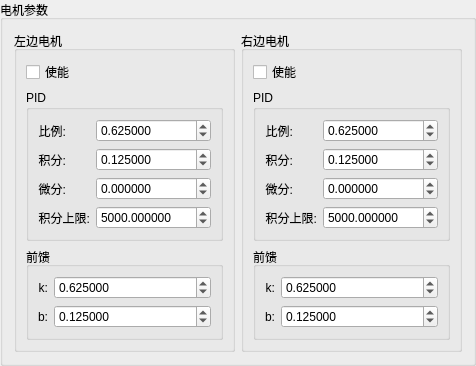
        <widget class="QGroupBox" name="groupBox_21">
         <property name="title">
          <string>电机参数</string>
         </property>
         <layout class="QHBoxLayout" name="horizontalLayout_5">
          <item>
           <widget class="QGroupBox" name="groupBox_3">
            <property name="title">
             <string>左边电机</string>
            </property>
            <layout class="QVBoxLayout" name="verticalLayout_4">
             <item>
              <widget class="QCheckBox" name="checkBox_left_motor_enable">
               <property name="text">
                <string>使能</string>
               </property>
              </widget>
             </item>
             <item>
              <widget class="QGroupBox" name="groupBox_6">
               <property name="title">
                <string>PID</string>
               </property>
               <layout class="QFormLayout" name="formLayout_2">
                <item row="1" column="0">
                 <widget class="QLabel" name="label_24">
                  <property name="sizePolicy">
                   <sizepolicy hsizetype="Preferred" vsizetype="Preferred">
                    <horstretch>0</horstretch>
                    <verstretch>0</verstretch>
                   </sizepolicy>
                  </property>
                  <property name="text">
                   <string>比例:</string>
                  </property>
                  <property name="alignment">
                   <set>Qt::AlignRight|Qt::AlignTrailing|Qt::AlignVCenter</set>
                  </property>
                 </widget>
                </item>
                <item row="1" column="1">
                 <widget class="QDoubleSpinBox" name="doubleSpinBox_left_motor_p">
                  <property name="sizePolicy">
                   <sizepolicy hsizetype="Preferred" vsizetype="Fixed">
                    <horstretch>0</horstretch>
                    <verstretch>0</verstretch>
                   </sizepolicy>
                  </property>
                  <property name="decimals">
                   <number>6</number>
                  </property>
                  <property name="minimum">
                   <double>-99999999.000000000000000</double>
                  </property>
                  <property name="maximum">
                   <double>99999999.000000000000000</double>
                  </property>
                  <property name="value">
                   <double>0.625000000000000</double>
                  </property>
                 </widget>
                </item>
                <item row="2" column="0">
                 <widget class="QLabel" name="label_22">
                  <property name="sizePolicy">
                   <sizepolicy hsizetype="Preferred" vsizetype="Preferred">
                    <horstretch>0</horstretch>
                    <verstretch>0</verstretch>
                   </sizepolicy>
                  </property>
                  <property name="text">
                   <string>积分:</string>
                  </property>
                  <property name="alignment">
                   <set>Qt::AlignRight|Qt::AlignTrailing|Qt::AlignVCenter</set>
                  </property>
                 </widget>
                </item>
                <item row="2" column="1">
                 <widget class="QDoubleSpinBox" name="doubleSpinBox_left_motor_i">
                  <property name="sizePolicy">
                   <sizepolicy hsizetype="Preferred" vsizetype="Fixed">
                    <horstretch>0</horstretch>
                    <verstretch>0</verstretch>
                   </sizepolicy>
                  </property>
                  <property name="decimals">
                   <number>6</number>
                  </property>
                  <property name="minimum">
                   <double>-99999999.000000000000000</double>
                  </property>
                  <property name="maximum">
                   <double>99999999.000000000000000</double>
                  </property>
                  <property name="value">
                   <double>0.125000000000000</double>
                  </property>
                 </widget>
                </item>
                <item row="3" column="0">
                 <widget class="QLabel" name="label_23">
                  <property name="sizePolicy">
                   <sizepolicy hsizetype="Preferred" vsizetype="Preferred">
                    <horstretch>0</horstretch>
                    <verstretch>0</verstretch>
                   </sizepolicy>
                  </property>
                  <property name="text">
                   <string>微分:</string>
                  </property>
                  <property name="alignment">
                   <set>Qt::AlignRight|Qt::AlignTrailing|Qt::AlignVCenter</set>
                  </property>
                 </widget>
                </item>
                <item row="3" column="1">
                 <widget class="QDoubleSpinBox" name="doubleSpinBox_left_motor_d">
                  <property name="sizePolicy">
                   <sizepolicy hsizetype="Preferred" vsizetype="Fixed">
                    <horstretch>0</horstretch>
                    <verstretch>0</verstretch>
                   </sizepolicy>
                  </property>
                  <property name="decimals">
                   <number>6</number>
                  </property>
                  <property name="minimum">
                   <double>-99999999.000000000000000</double>
                  </property>
                  <property name="maximum">
                   <double>99999999.000000000000000</double>
                  </property>
                 </widget>
                </item>
                <item row="4" column="0">
                 <widget class="QLabel" name="label_21">
                  <property name="sizePolicy">
                   <sizepolicy hsizetype="Preferred" vsizetype="Preferred">
                    <horstretch>0</horstretch>
                    <verstretch>0</verstretch>
                   </sizepolicy>
                  </property>
                  <property name="text">
                   <string>积分上限:</string>
                  </property>
                  <property name="alignment">
                   <set>Qt::AlignRight|Qt::AlignTrailing|Qt::AlignVCenter</set>
                  </property>
                 </widget>
                </item>
                <item row="4" column="1">
                 <widget class="QDoubleSpinBox" name="doubleSpinBox_left_motor_max_total_i">
                  <property name="sizePolicy">
                   <sizepolicy hsizetype="Preferred" vsizetype="Fixed">
                    <horstretch>0</horstretch>
                    <verstretch>0</verstretch>
                   </sizepolicy>
                  </property>
                  <property name="decimals">
                   <number>6</number>
                  </property>
                  <property name="minimum">
                   <double>-99999999.000000000000000</double>
                  </property>
                  <property name="maximum">
                   <double>99999999.000000000000000</double>
                  </property>
                  <property name="value">
                   <double>5000.000000000000000</double>
                  </property>
                 </widget>
                </item>
               </layout>
              </widget>
             </item>
             <item>
              <widget class="QGroupBox" name="groupBox_7">
               <property name="title">
                <string>前馈</string>
               </property>
               <layout class="QFormLayout" name="formLayout_3">
                <item row="0" column="0">
                 <widget class="QLabel" name="label_25">
                  <property name="sizePolicy">
                   <sizepolicy hsizetype="Preferred" vsizetype="Preferred">
                    <horstretch>0</horstretch>
                    <verstretch>0</verstretch>
                   </sizepolicy>
                  </property>
                  <property name="text">
                   <string>k:</string>
                  </property>
                  <property name="alignment">
                   <set>Qt::AlignRight|Qt::AlignTrailing|Qt::AlignVCenter</set>
                  </property>
                 </widget>
                </item>
                <item row="0" column="1">
                 <widget class="QDoubleSpinBox" name="doubleSpinBox_left_motor_k">
                  <property name="sizePolicy">
                   <sizepolicy hsizetype="Preferred" vsizetype="Fixed">
                    <horstretch>0</horstretch>
                    <verstretch>0</verstretch>
                   </sizepolicy>
                  </property>
                  <property name="decimals">
                   <number>6</number>
                  </property>
                  <property name="minimum">
                   <double>-99999999.000000000000000</double>
                  </property>
                  <property name="maximum">
                   <double>99999999.000000000000000</double>
                  </property>
                  <property name="value">
                   <double>0.625000000000000</double>
                  </property>
                 </widget>
                </item>
                <item row="1" column="0">
                 <widget class="QLabel" name="label_26">
                  <property name="sizePolicy">
                   <sizepolicy hsizetype="Preferred" vsizetype="Preferred">
                    <horstretch>0</horstretch>
                    <verstretch>0</verstretch>
                   </sizepolicy>
                  </property>
                  <property name="text">
                   <string>b:</string>
                  </property>
                  <property name="alignment">
                   <set>Qt::AlignRight|Qt::AlignTrailing|Qt::AlignVCenter</set>
                  </property>
                 </widget>
                </item>
                <item row="1" column="1">
                 <widget class="QDoubleSpinBox" name="doubleSpinBox_left_motor_b">
                  <property name="sizePolicy">
                   <sizepolicy hsizetype="Preferred" vsizetype="Fixed">
                    <horstretch>0</horstretch>
                    <verstretch>0</verstretch>
                   </sizepolicy>
                  </property>
                  <property name="decimals">
                   <number>6</number>
                  </property>
                  <property name="minimum">
                   <double>-99999999.000000000000000</double>
                  </property>
                  <property name="maximum">
                   <double>99999999.000000000000000</double>
                  </property>
                  <property name="value">
                   <double>0.125000000000000</double>
                  </property>
                 </widget>
                </item>
               </layout>
              </widget>
             </item>
            </layout>
           </widget>
          </item>
          <item>
           <widget class="QGroupBox" name="groupBox_8">
            <property name="title">
             <string>右边电机</string>
            </property>
            <layout class="QVBoxLayout" name="verticalLayout_5">
             <item>
              <widget class="QCheckBox" name="checkBox_right_motor_enable">
               <property name="text">
                <string>使能</string>
               </property>
              </widget>
             </item>
             <item>
              <widget class="QGroupBox" name="groupBox_17">
               <property name="title">
                <string>PID</string>
               </property>
               <layout class="QFormLayout" name="formLayout_4">
                <item row="1" column="0">
                 <widget class="QLabel" name="label_27">
                  <property name="sizePolicy">
                   <sizepolicy hsizetype="Preferred" vsizetype="Preferred">
                    <horstretch>0</horstretch>
                    <verstretch>0</verstretch>
                   </sizepolicy>
                  </property>
                  <property name="text">
                   <string>比例:</string>
                  </property>
                  <property name="alignment">
                   <set>Qt::AlignRight|Qt::AlignTrailing|Qt::AlignVCenter</set>
                  </property>
                 </widget>
                </item>
                <item row="1" column="1">
                 <widget class="QDoubleSpinBox" name="doubleSpinBox_right_motor_p">
                  <property name="sizePolicy">
                   <sizepolicy hsizetype="Preferred" vsizetype="Fixed">
                    <horstretch>0</horstretch>
                    <verstretch>0</verstretch>
                   </sizepolicy>
                  </property>
                  <property name="decimals">
                   <number>6</number>
                  </property>
                  <property name="minimum">
                   <double>-99999999.000000000000000</double>
                  </property>
                  <property name="maximum">
                   <double>99999999.000000000000000</double>
                  </property>
                  <property name="value">
                   <double>0.625000000000000</double>
                  </property>
                 </widget>
                </item>
                <item row="2" column="0">
                 <widget class="QLabel" name="label_28">
                  <property name="sizePolicy">
                   <sizepolicy hsizetype="Preferred" vsizetype="Preferred">
                    <horstretch>0</horstretch>
                    <verstretch>0</verstretch>
                   </sizepolicy>
                  </property>
                  <property name="text">
                   <string>积分:</string>
                  </property>
                  <property name="alignment">
                   <set>Qt::AlignRight|Qt::AlignTrailing|Qt::AlignVCenter</set>
                  </property>
                 </widget>
                </item>
                <item row="2" column="1">
                 <widget class="QDoubleSpinBox" name="doubleSpinBox_right_motor_i">
                  <property name="sizePolicy">
                   <sizepolicy hsizetype="Preferred" vsizetype="Fixed">
                    <horstretch>0</horstretch>
                    <verstretch>0</verstretch>
                   </sizepolicy>
                  </property>
                  <property name="decimals">
                   <number>6</number>
                  </property>
                  <property name="minimum">
                   <double>-99999999.000000000000000</double>
                  </property>
                  <property name="maximum">
                   <double>99999999.000000000000000</double>
                  </property>
                  <property name="value">
                   <double>0.125000000000000</double>
                  </property>
                 </widget>
                </item>
                <item row="3" column="0">
                 <widget class="QLabel" name="label_36">
                  <property name="sizePolicy">
                   <sizepolicy hsizetype="Preferred" vsizetype="Preferred">
                    <horstretch>0</horstretch>
                    <verstretch>0</verstretch>
                   </sizepolicy>
                  </property>
                  <property name="text">
                   <string>微分:</string>
                  </property>
                  <property name="alignment">
                   <set>Qt::AlignRight|Qt::AlignTrailing|Qt::AlignVCenter</set>
                  </property>
                 </widget>
                </item>
                <item row="3" column="1">
                 <widget class="QDoubleSpinBox" name="doubleSpinBox_right_motor_d">
                  <property name="sizePolicy">
                   <sizepolicy hsizetype="Preferred" vsizetype="Fixed">
                    <horstretch>0</horstretch>
                    <verstretch>0</verstretch>
                   </sizepolicy>
                  </property>
                  <property name="decimals">
                   <number>6</number>
                  </property>
                  <property name="minimum">
                   <double>-99999999.000000000000000</double>
                  </property>
                  <property name="maximum">
                   <double>99999999.000000000000000</double>
                  </property>
                 </widget>
                </item>
                <item row="4" column="0">
                 <widget class="QLabel" name="label_37">
                  <property name="sizePolicy">
                   <sizepolicy hsizetype="Preferred" vsizetype="Preferred">
                    <horstretch>0</horstretch>
                    <verstretch>0</verstretch>
                   </sizepolicy>
                  </property>
                  <property name="text">
                   <string>积分上限:</string>
                  </property>
                  <property name="alignment">
                   <set>Qt::AlignRight|Qt::AlignTrailing|Qt::AlignVCenter</set>
                  </property>
                 </widget>
                </item>
                <item row="4" column="1">
                 <widget class="QDoubleSpinBox" name="doubleSpinBox_right_motor_max_total_i">
                  <property name="sizePolicy">
                   <sizepolicy hsizetype="Preferred" vsizetype="Fixed">
                    <horstretch>0</horstretch>
                    <verstretch>0</verstretch>
                   </sizepolicy>
                  </property>
                  <property name="decimals">
                   <number>6</number>
                  </property>
                  <property name="minimum">
                   <double>-99999999.000000000000000</double>
                  </property>
                  <property name="maximum">
                   <double>99999999.000000000000000</double>
                  </property>
                  <property name="value">
                   <double>5000.000000000000000</double>
                  </property>
                 </widget>
                </item>
               </layout>
              </widget>
             </item>
             <item>
              <widget class="QGroupBox" name="groupBox_20">
               <property name="title">
                <string>前馈</string>
               </property>
               <layout class="QFormLayout" name="formLayout_5">
                <item row="0" column="0">
                 <widget class="QLabel" name="label_38">
                  <property name="sizePolicy">
                   <sizepolicy hsizetype="Preferred" vsizetype="Preferred">
                    <horstretch>0</horstretch>
                    <verstretch>0</verstretch>
                   </sizepolicy>
                  </property>
                  <property name="text">
                   <string>k:</string>
                  </property>
                  <property name="alignment">
                   <set>Qt::AlignRight|Qt::AlignTrailing|Qt::AlignVCenter</set>
                  </property>
                 </widget>
                </item>
                <item row="0" column="1">
                 <widget class="QDoubleSpinBox" name="doubleSpinBox_right_motor_k">
                  <property name="sizePolicy">
                   <sizepolicy hsizetype="Preferred" vsizetype="Fixed">
                    <horstretch>0</horstretch>
                    <verstretch>0</verstretch>
                   </sizepolicy>
                  </property>
                  <property name="decimals">
                   <number>6</number>
                  </property>
                  <property name="minimum">
                   <double>-99999999.000000000000000</double>
                  </property>
                  <property name="maximum">
                   <double>99999999.000000000000000</double>
                  </property>
                  <property name="value">
                   <double>0.625000000000000</double>
                  </property>
                 </widget>
                </item>
                <item row="1" column="0">
                 <widget class="QLabel" name="label_39">
                  <property name="sizePolicy">
                   <sizepolicy hsizetype="Preferred" vsizetype="Preferred">
                    <horstretch>0</horstretch>
                    <verstretch>0</verstretch>
                   </sizepolicy>
                  </property>
                  <property name="text">
                   <string>b:</string>
                  </property>
                  <property name="alignment">
                   <set>Qt::AlignRight|Qt::AlignTrailing|Qt::AlignVCenter</set>
                  </property>
                 </widget>
                </item>
                <item row="1" column="1">
                 <widget class="QDoubleSpinBox" name="doubleSpinBox_right_motor_b">
                  <property name="sizePolicy">
                   <sizepolicy hsizetype="Preferred" vsizetype="Fixed">
                    <horstretch>0</horstretch>
                    <verstretch>0</verstretch>
                   </sizepolicy>
                  </property>
                  <property name="decimals">
                   <number>6</number>
                  </property>
                  <property name="minimum">
                   <double>-99999999.000000000000000</double>
                  </property>
                  <property name="maximum">
                   <double>99999999.000000000000000</double>
                  </property>
                  <property name="value">
                   <double>0.125000000000000</double>
                  </property>
                 </widget>
                </item>
               </layout>
              </widget>
             </item>
            </layout>
           </widget>
          </item>
         </layout>
        </widget>
